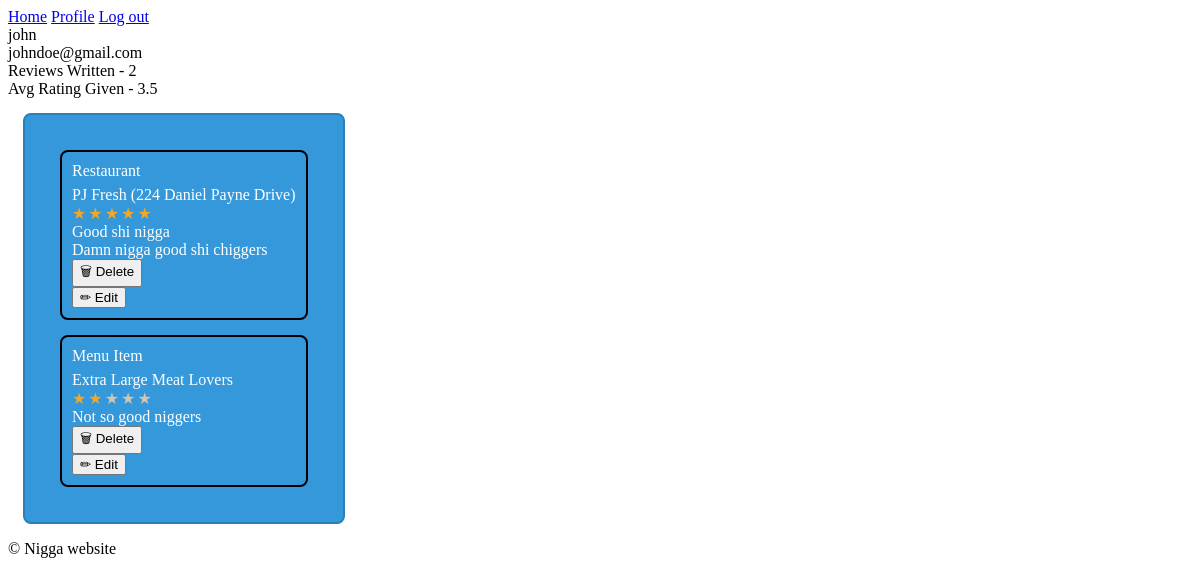
Screenshot of /profile (signed in) with the database file from the repository.
### tables this page shows
CREATE TABLE restaurant_reviews (
    review_id INTEGER PRIMARY KEY AUTOINCREMENT,
    restaurant_id INTEGER NOT NULL,
    user_id INTEGER NOT NULL,
    rating INTEGER NOT NULL CHECK(rating BETWEEN 1 AND 5),
    title TEXT,
    content TEXT,
    upvotes INTEGER DEFAULT 0,
    UNIQUE (user_id, restaurant_id),
    FOREIGN KEY (restaurant_id) REFERENCES restaurants(restaurant_id),
    FOREIGN KEY (user_id) REFERENCES users(user_id) ON DELETE CASCADE
);

CREATE TABLE restaurants (
    restaurant_id INTEGER PRIMARY KEY AUTOINCREMENT,
    name TEXT NOT NULL,
    category_id INTEGER,
    price_range TEXT,
    full_address TEXT,
    city TEXT,
    state TEXT,
    latitude REAL,
    longitude REAL,
    avg_rating REAL DEFAULT 0.00,
    total_reviews INTEGER DEFAULT 0,
    FOREIGN KEY (category_id) REFERENCES categories(category_id)
);

### web/app.py (the view)
@app.route("/profile")
def profile():
    uid = current_user()["user_id"]
    history = db.get_user_review_history(uid)
    print(f"INSIDE DICK IS: {history}")
    return render_template("profile.html", history=history)

### sqlQueries.py (called while the page is built)
def get_connection() -> sqlite3.Connection:
    conn = sqlite3.connect(DB_PATH)
    conn.row_factory = lambda cur, row: {
        col[0]: row[idx] for idx, col in enumerate(cur.description)
    } if cur.description else row
    conn.execute("PRAGMA foreign_keys = ON")
    return conn

def get_user_review_history(user_id: int) -> List[Dict]:
    try:
        with get_connection() as conn:
            cur = conn.execute("""
                SELECT 'restaurant' AS review_type, rr.review_id, r.name AS subject, rr.rating, rr.title, rr.content
                FROM restaurant_reviews rr
                JOIN restaurants r ON rr.restaurant_id = r.restaurant_id
                WHERE rr.user_id = ?
                UNION ALL
                SELECT 'menu_item' AS review_type, mir.review_id, mi.name AS subject, mir.rating, NULL AS title, mir.content
                FROM menu_item_reviews mir JOIN menu_items mi ON mir.item_id = mi.item_id
                WHERE mir.user_id = ?
                """,
                (user_id, user_id),
            )
            return cur.fetchall()
    except sqlite3.Error as e:
        print(f"Error getting user review history: {e}")
        return []

### web/app.py (called while the page is built)
def current_user():
    return session.get("user")

@app.context_processor
def inject_user():
    return {"user": current_user()}

### web/templates/profile.html (shortened to what this page needs)
{% extends "base.html" %}
{% block content %}
<div class="profile-header">
    <div class="profile-name">{{ user.username }}</div>
    <div class="profile-email">{{ user.email }}</div>
    <div class="profile-stats">
        <div>
            <div>Reviews Written - {{ history|length }}</div>
        </div>
        <div>
            <div>
                Avg Rating Given
                {% if history %}
                    - {{ "%.1f"|format((history|map(attribute='rating')|list|sum) / history|length) }}
                {% else %}—{% endif %}
            </div>
        </div>
    </div>
</div>
<div class="reviews_container">
    {% if history %}
        {% for review in history %}
        <div class="review">
            <div>
            <div>
                <span>{{ review.review_type|replace('_',' ')|title }}</span>
                <div style="margin-top:6px">
                    {{ review.subject }}
                </div>
            </div>
            <div class="stars">
                {% for i in range(1,6) %}
                <span class="stars_icon {% if i <= review.rating %}filled{% endif %}">★</span>
                {% endfor %}
            </div>
            </div>
            {% if review.title %}
                <div>{{ review.title }}</div>
            {% endif %}
            {% if review.content %}
                <div>{{ review.content }}</div>
            {% endif %}
            {% if review.review_type == 'menu_item' %}
                <form method="POST" action="{{ url_for('delete_review', rev_id=review.review_id, rev_type='men') }}" onsubmit="return confirm('Delete your review?')">
                    <button type="submit" class="btn btn--danger btn--sm">🗑 Delete</button>
                </form>
                <div>
                    <div id="ir-view-{{ review.review_id }}">
                        <button onclick="toggleItemEdit({{ review.review_id }})"> ✏ Edit</button>
                    </div>
                </div>
            {% elif review.review_type == 'restaurant' %}
                <form method="POST" action="{{ url_for('delete_review', rev_id=review.review_id, rev_type='res') }}" onsubmit="return confirm('Delete your review?')">
                    <button type="submit" class="btn btn--danger btn--sm">🗑 Delete</button>
                </form>
                <button onclick="toggleRestEdit({{ review.review_id }})">✏ Edit</button>
            {% endif %}
        </div>
        {% endfor %}
    {% else %}
        <div>
            <p>No reviews yet.</p>
        </div>
    {% endif %}
</div>
{% endblock %}

### web/static/styles.css (style rules this page uses)
:root { --tan: #D4C4B0; --star: #F5A623; --transition: all .2s ease; }
.stars { display: flex; gap: 2px; align-items: center; }
.stars_icon { color: var(--tan); font-size: 1rem; }
.stars_icon.filled { color: var(--star); }
.reviews_container { background-color: #3498db; color: white; width: fit-content; height: auto; padding: 20px; margin: 15px; border: 2px solid #2980b9; border-radius: 8px; }
.review { border-radius: 8px; padding: 10px; margin: 15px; border: 2px solid black; }

### rows the page displays
restaurant_reviews: review_type "Restaurant", subject "PJ Fresh (224 Daniel Payne Drive)", title "Good shi nigga", content "Damn nigga good shi chiggers"

### other values shown
{{ user.username }} "john"
{{ user.email }} "johndoe@gmail.com"
{{ history|length }} "2"
{{ review.review_type|replace('_',' ')|title }} "Menu Item"
{{ review.subject }} "Extra Large Meat Lovers"
{{ review.content }} "Not so good niggers"
